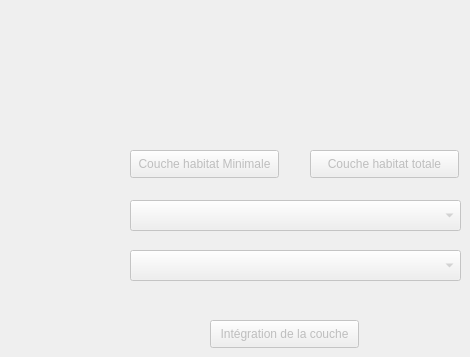
       <widget class="QWidget" name="tab">
        <property name="enabled">
         <bool>false</bool>
        </property>
        <attribute name="title">
         <string>Habitats</string>
        </attribute>
        <widget class="QComboBox" name="selectSessionHabitat">
         <property name="geometry">
          <rect>
           <x>130</x>
           <y>200</y>
           <width>331</width>
           <height>31</height>
          </rect>
         </property>
        </widget>
        <widget class="QPushButton" name="createTotalCoucheHabitat">
         <property name="geometry">
          <rect>
           <x>310</x>
           <y>150</y>
           <width>149</width>
           <height>28</height>
          </rect>
         </property>
         <property name="text">
          <string>Couche habitat totale</string>
         </property>
        </widget>
        <widget class="QPushButton" name="createMinimalCoucheHabitat">
         <property name="geometry">
          <rect>
           <x>130</x>
           <y>150</y>
           <width>149</width>
           <height>28</height>
          </rect>
         </property>
         <property name="text">
          <string>Couche habitat Minimale</string>
         </property>
        </widget>
        <widget class="QPushButton" name="integreCoucheHabitat">
         <property name="geometry">
          <rect>
           <x>210</x>
           <y>320</y>
           <width>149</width>
           <height>28</height>
          </rect>
         </property>
         <property name="text">
          <string>Intégration de la couche</string>
         </property>
        </widget>
        <widget class="QComboBox" name="selectCoucheHabitatToValidate">
         <property name="geometry">
          <rect>
           <x>130</x>
           <y>250</y>
           <width>331</width>
           <height>31</height>
          </rect>
         </property>
        </widget>
       </widget>
